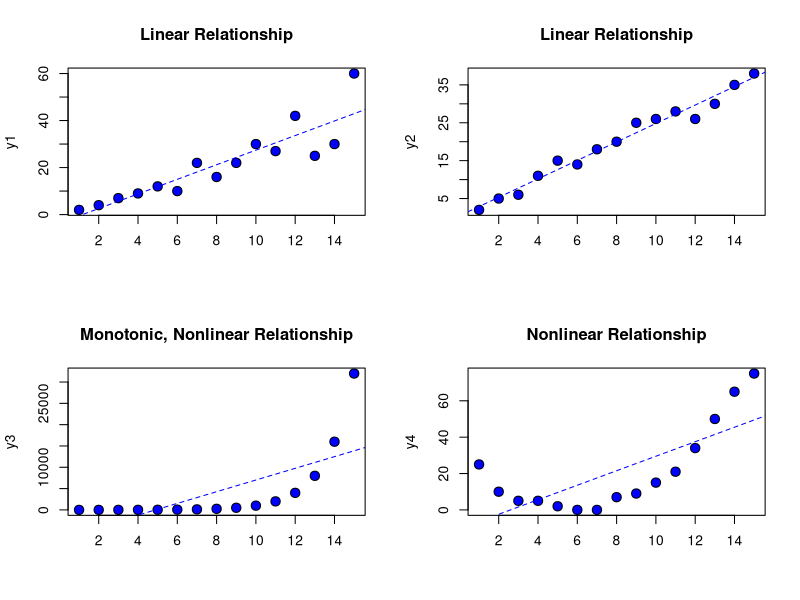
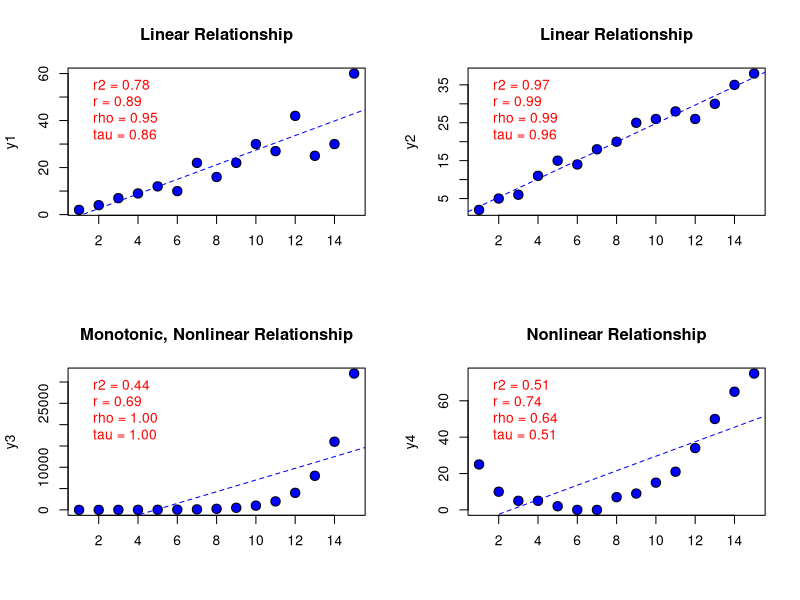

The R source for these figures, in order:
##### This file produces regression examples

x  <- c(1:15)
y1 <- c(2,4,7,9,12,10,22,16,22,30,27,42,25,30,60)
y2 <- c(2,5,6,11,15,14,18,20,25,26,28,26,30,35,38)
y3 <- c(2,4,8,18,32,64,128,256,500,1000,2000,4000,8000,16000,32000)
y4 <- c(25,10,5,5,2,0,0,7,9,15,21,34,50,65,75)

######## REGRESSION PLOT #1 (NO STATS)
##### Plots of y1-y4:
op <- par(mfrow=c(2,2))
plot(x, y1, pch=21, cex=1.5, bg="blue", 
     main="Linear Relationship", xlab=" ")
y1fit <- lm(y1 ~ x)
abline(y1fit, col="blue", lty=2)

plot(x, y2, pch=21, cex=1.5, bg="blue", 
     main="Linear Relationship", xlab=" ")
y2fit <- lm(y2 ~ x)
abline(y2fit, col="blue", lty=2)

plot(x, y3, pch=21, cex=1.5, bg="blue", 
     main="Monotonic, Nonlinear Relationship", xlab=" ")
y3fit <- lm(y3 ~ x)
abline(y3fit, col="blue", lty=2)

plot(x, y4, pch=21, cex=1.5, bg="blue", 
     main="Nonlinear Relationship", xlab=" ")
y4fit <- lm(y4 ~ x)
abline(y4fit, col="blue", lty=2)
dev.print (postscript, "regression1.ps", horizontal=F, paper="letter")



######## REGRESSION PLOT #2 - added stats
##### Plots of y1-y4:
op <- par(mfrow=c(2,2))
plot(x, y1, pch=21, cex=1.5, bg="blue", 
     main="Linear Relationship", xlab=" ")
y1fit <- lm(y1 ~ x)
abline(y1fit, col="blue", lty=2)
legend(x="topleft", 
          c("r2 = 0.78", "r = 0.89", "rho = 0.95", "tau = 0.86"),
          text.col="red", bty="n")
##### Summary statistics for y1
summary(y1fit)
cor.test(x, y1, method="pearson")
cor.test(x, y1, method="spearman")
cor.test(x, y1, method="kendall")
### edited output - y1
### Adjusted R-squared: 0.7787 
### Pearson's 0.8913725 
### Spearman's rho 0.951701 
### Kendall's tau 0.8558088 

plot(x, y2, pch=21, cex=1.5, bg="blue", 
     main="Linear Relationship", xlab=" ")
y2fit <- lm(y2 ~ x)
abline(y2fit, col="blue", lty=2)
legend(x="topleft", 
          c("r2 = 0.97", "r = 0.99", "rho = 0.99", "tau = 0.96"),
          text.col="red", bty="n")
##### Summary statistics for y2
summary(y2fit)
cor.test(x, y2, method="pearson")
cor.test(x, y2, method="spearman")
cor.test(x, y2, method="kendall")
summary(y2fit)
### edited output - y2
### Adjusted R-squared: 0.9748
### Pearson's 0.9882384
### Spearman's rho 0.9901702
### Kendall's tau 0.9569488 



plot(x, y3, pch=21, cex=1.5, bg="blue", 
     main="Monotonic, Nonlinear Relationship", xlab=" ")
y3fit <- lm(y3 ~ x)
abline(y3fit, col="blue", lty=2)
legend(x="topleft", 
          c("r2 = 0.44", "r = 0.69", "rho = 1.00", "tau = 1.00"),
          text.col="red", bty="n")
##### Summary statistics for y3
summary(y3fit)
cor.test(x, y3, method="pearson")
cor.test(x, y3, method="spearman")
cor.test(x, y3, method="kendall")
### edited output - y3
### Adjusted R-squared: 0.4423
### Pearson's 0.6943927
### Spearman's rho 1.0
### Kendall's tau 1.0


plot(x, y4, pch=21, cex=1.5, bg="blue", 
     main="Nonlinear Relationship", xlab=" ")
y4fit <- lm(y4 ~ x)
abline(y4fit, col="blue", lty=2)
legend(x="topleft", 
          c("r2 = 0.51", "r = 0.74", "rho = 0.64", "tau = 0.51"),
          text.col="red", bty="n")
##### Summary statistics for y4
summary(y4fit)
cor.test(x, y4, method="pearson")
cor.test(x, y4, method="spearman")
cor.test(x, y4, method="kendall")

### edited output - y4
### Adjusted R-squared: 0.5136 
### Pearson's 0.7405304
### Spearman's rho 0.6368525 
### Kendall's tau 0.5096389 

dev.print (postscript, "regression2.ps", horizontal=F, paper="letter")
